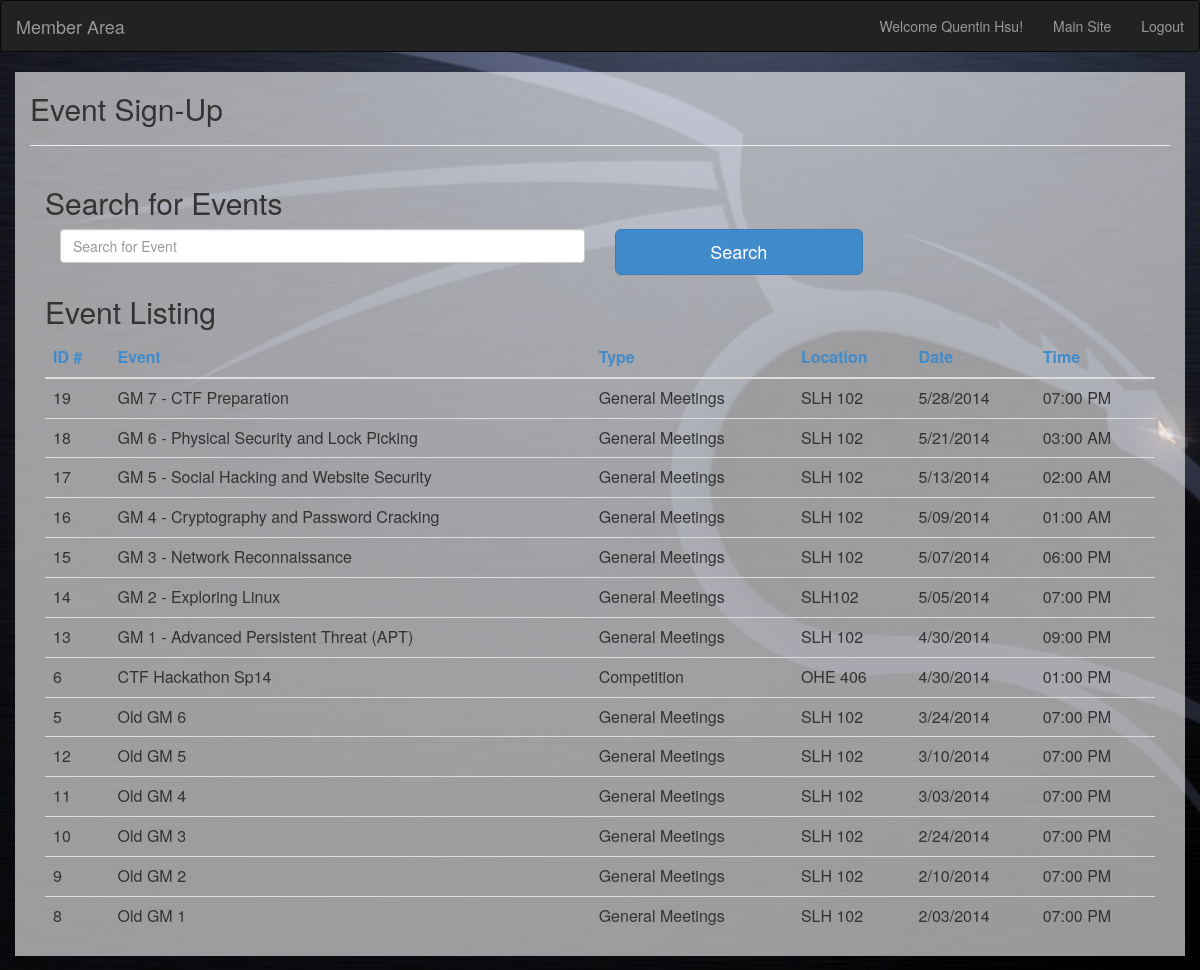
The page /member.php (signed in) on the database its author committed.
### tables this page shows
CREATE TABLE IF NOT EXISTS `MEMBER` (
  `MEMBER_ID` int(20) unsigned NOT NULL AUTO_INCREMENT,
  `MAJOR_ID` int(20) NOT NULL,
  `CLASS_ID` int(20) unsigned NOT NULL,
  `RANK_ID` int(20) unsigned NOT NULL,
  `CLASS_STAND_ID` int(20) unsigned NOT NULL,
  `USERNAME` varchar(20) NOT NULL,
  `PASSWORD` varchar(255) NOT NULL,
  `FIRST_NAME` text NOT NULL,
  `LAST_NAME` text NOT NULL,
  `PHONE` text NOT NULL,
  `EMAIL` text NOT NULL,
  `GRAD_YEAR` year(4) NOT NULL,
  `JOIN_DATE` date NOT NULL,
  `ACTIVE` tinyint(1) NOT NULL,
  `COMMENTS` longtext NOT NULL,
  UNIQUE KEY `MEMBER_ID` (`MEMBER_ID`),
  UNIQUE KEY `USERNAME` (`USERNAME`),
  KEY `CLASS_ID` (`CLASS_ID`),
  KEY `RANK_ID` (`RANK_ID`),
  KEY `CLASS_STAND_ID` (`CLASS_STAND_ID`),
  KEY `MAJOR_ID` (`MAJOR_ID`)
);

CREATE TABLE IF NOT EXISTS `EVENT` (
  `EVENT_ID` int(20) unsigned NOT NULL AUTO_INCREMENT,
  `EVENT_TYPE_ID` int(20) unsigned NOT NULL,
  `LOCATION` text NOT NULL,
  `NAME` text NOT NULL,
  `DESCRIPTION` longtext NOT NULL,
  `START_DATE` date NOT NULL,
  `END_DATE` date NOT NULL,
  `START_TIME` time NOT NULL,
  `END_TIME` time NOT NULL,
  PRIMARY KEY (`EVENT_ID`),
  KEY `EVENT_TYPE_ID` (`EVENT_TYPE_ID`)
);

CREATE TABLE IF NOT EXISTS `EVENT_TYPE` (
  `EVENT_TYPE_ID` int(20) unsigned NOT NULL AUTO_INCREMENT,
  `NAME` varchar(50) NOT NULL,
  `DESCRIPTION` longtext NOT NULL,
  PRIMARY KEY (`EVENT_TYPE_ID`)
);

### member.php (the view, shortened to what this page needs)
<html lang="en">
<head>
	<link href="css/bootstrap.css" rel="stylesheet">
	<link rel="stylesheet" href="css/phil/admin_login.css" type="text/css" media="screen">
	<?php
	include('connect.php');
	$member_id=$_SESSION['member_id'];
	$query = "SELECT first_name, last_name FROM MEMBER WHERE member_id=$member_id";
	$result = mysqli_query($con, $query);
	$member_row = mysqli_fetch_array($result);
	$query = "SELECT event_id, EVENT.name AS ename, EVENT_TYPE.name AS etype, location, DATE_FORMAT(start_date,'%c/%d/%Y') AS sdate, DATE_FORMAT(start_time,'%h:%i %p') AS stime ";
	$query .= "FROM EVENT LEFT JOIN EVENT_TYPE ON EVENT.event_type_id = EVENT_TYPE.event_type_id ";
	if(isset($_GET['sorte'])){
		$sorte = $_GET['sorte'];
		str_replace("'", "", $sorte);
		echo $sorte;
		$query .= "ORDER BY $sorte";
	}
	else{
		$query .= "ORDER BY start_date DESC, start_time DESC";
	}
	$result = mysqli_query($con, $query) or die("Query failed." . mysqli_error($con));
	$upevents = "";
	while($row = mysqli_fetch_array($result)){
		$upevents .= "<tr data-id={$row['event_id']} onclick='submit(this)'>";
		$upevents .= "<td>{$row['event_id']}</td>";
		$upevents .= "<td>{$row['ename']}</td>";
		$upevents .= "<td>{$row['etype']}</td>";
		$upevents .= "<td>{$row['location']}</td>";
		$upevents .= "<td>{$row['sdate']}</td>";
		$upevents .= "<td>{$row['stime']}</td>";
		$upevents .= "</tr>\n";
	}
	?>
</head>
<body>
	<div class="navbar navbar-inverse " role="navigation">
		<div class="container-fluid">
			<div class="navbar-header">
				<a class="navbar-brand" href="member.php">Member Area</a>
			</div>
			<div class="navbar-collapse collapse">
				<ul class="nav navbar-nav navbar-right">
					<li><a href="">Welcome <?php print $member_row['first_name'] . " " . $member_row['last_name'] . "!"?></a></li>
					<li><a href="index.php">Main Site</a></li>
					<li><a href="logout.php">Logout</a></li>
				</ul>
			</div>
		</div>
	</div>
	<div class="container" style="background-color:rgba(255,255,255,0.6);">
		<h2 class="subheader">Event Sign-Up</h2>
		<hr>
		<div class="container">
			<h2 class="form-heading">Search for Events</h2>
			<form class="form-horizontal" action="member.php" method="POST">
				<div class="col-md-6">
					<input type="text" class="form-control input-medium search-query" placeholder="Search for Event" name="search" autofocus value="<?php if(isset($_POST['search'])) print $_POST['search']; ?>">
				</div>
				<div class="col-md-3">
					<button type="submit" class="btn btn-lg btn-primary btn-block"> Search</button>
				</div>
				<div class="col-md-3"></div>
			</form>
		</div>
		<div class="container">
			<h2 class="form-heading">Event Listing</h2>
			<div class="table-responsive">
				<table class="table table-hover">
					<thead>
						<tr>
							<th><a href="?sorte=event_id">ID #</a></th>
							<th><a href="?sorte=ename">Event</a></th>
							<th><a href="?sorte=etype">Type</a></th>
							<th><a href="?sorte=location">Location</a></th>
							<th><a href="?sorte=start_date">Date</a></th>
							<th><a href="?sorte=start_time">Time</a></th>
						</tr>
					</thead>
					<tbody>
						<?php print $upevents?>
					</tbody>
				</table>
			</div>
		</div>
	</div> </div>
</body>
</html>

### css/phil/admin_login.css (style rules this page uses)
body { background: url("../../images/backtrack.jpg"); background-size:100% auto; background-repeat:no-repeat; background-attachment:fixed; background-size: cover; }

### rows shown on the page
member: FIRST_NAME "Quentin", LAST_NAME "Hsu"
event: EVENT_ID "19", NAME "GM 7 - CTF Preparation", EVENT_TYPE_ID.NAME "General Meetings", LOCATION "SLH 102", sdate "5/28/2014", stime "07:00 PM"
event: EVENT_ID "18", NAME "GM 6 - Physical Security and Lock Picking", EVENT_TYPE_ID.NAME "General Meetings", LOCATION "SLH 102", sdate "5/21/2014", stime "03:00 AM"
event: EVENT_ID "17", NAME "GM 5 - Social Hacking and Website Security", EVENT_TYPE_ID.NAME "General Meetings", LOCATION "SLH 102", sdate "5/13/2014", stime "02:00 AM"
event: EVENT_ID "16", NAME "GM 4 - Cryptography and Password Cracking", EVENT_TYPE_ID.NAME "General Meetings", LOCATION "SLH 102", sdate "5/09/2014", stime "01:00 AM"
event: EVENT_ID "15", NAME "GM 3 - Network Reconnaissance", EVENT_TYPE_ID.NAME "General Meetings", LOCATION "SLH 102", sdate "5/07/2014", stime "06:00 PM"
event: EVENT_ID "14", NAME "GM 2 - Exploring Linux", EVENT_TYPE_ID.NAME "General Meetings", LOCATION "SLH102", sdate "5/05/2014", stime "07:00 PM"
event: EVENT_ID "13", NAME "GM 1 - Advanced Persistent Threat (APT)", EVENT_TYPE_ID.NAME "General Meetings", LOCATION "SLH 102", sdate "4/30/2014", stime "09:00 PM"
event: EVENT_ID "6", NAME "CTF Hackathon Sp14", EVENT_TYPE_ID.NAME "Competition", LOCATION "OHE 406", sdate "4/30/2014", stime "01:00 PM"
event: EVENT_ID "5", NAME "Old GM 6", EVENT_TYPE_ID.NAME "General Meetings", LOCATION "SLH 102", sdate "3/24/2014", stime "07:00 PM"
event: EVENT_ID "12", NAME "Old GM 5", EVENT_TYPE_ID.NAME "General Meetings", LOCATION "SLH 102", sdate "3/10/2014", stime "07:00 PM"
event: EVENT_ID "11", NAME "Old GM 4", EVENT_TYPE_ID.NAME "General Meetings", LOCATION "SLH 102", sdate "3/03/2014", stime "07:00 PM"
event: EVENT_ID "10", NAME "Old GM 3", EVENT_TYPE_ID.NAME "General Meetings", LOCATION "SLH 102", sdate "2/24/2014", stime "07:00 PM"
event: EVENT_ID "9", NAME "Old GM 2", EVENT_TYPE_ID.NAME "General Meetings", LOCATION "SLH 102", sdate "2/10/2014", stime "07:00 PM"
event: EVENT_ID "8", NAME "Old GM 1", EVENT_TYPE_ID.NAME "General Meetings", LOCATION "SLH 102", sdate "2/03/2014", stime "07:00 PM"
